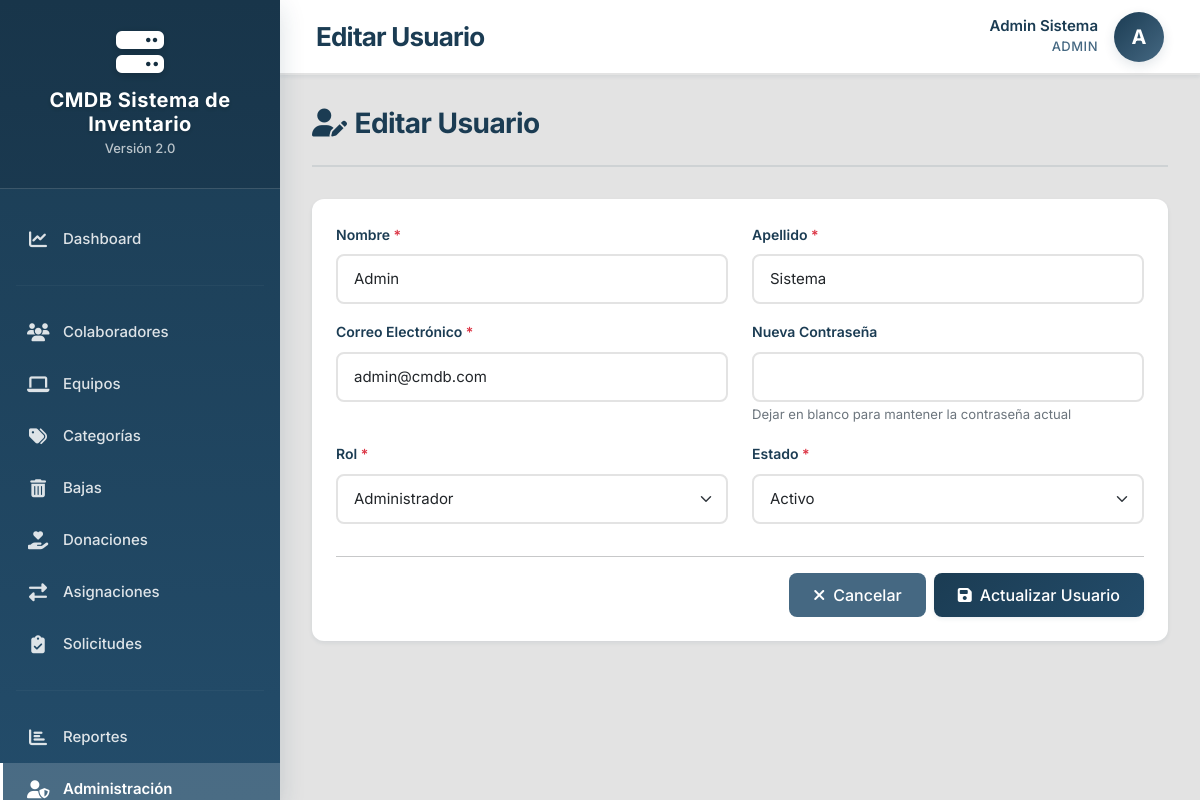
/public/index.php?route=usuarios&action=editar&id=1 (signed in), run on the app's committed database.
### tables this page shows
CREATE TABLE IF NOT EXISTS `usuarios` (
  `id` int NOT NULL AUTO_INCREMENT,
  `nombre` varchar(100) NOT NULL,
  `apellido` varchar(100) NOT NULL,
  `email` varchar(150) NOT NULL,
  `password` varchar(255) NOT NULL,
  `rol` enum('admin','colaborador') NOT NULL DEFAULT 'colaborador',
  `estado` enum('activo','inactivo') NOT NULL DEFAULT 'activo',
  `foto_perfil` varchar(255) DEFAULT NULL,
  `created_at` timestamp NULL DEFAULT CURRENT_TIMESTAMP,
  `updated_at` timestamp NULL DEFAULT CURRENT_TIMESTAMP ON UPDATE CURRENT_TIMESTAMP,
  PRIMARY KEY (`id`),
  UNIQUE KEY `email` (`email`),
  KEY `idx_email` (`email`),
  KEY `idx_rol` (`rol`),
  KEY `idx_estado` (`estado`)
);

### src/Controllers/UsuarioController.php (called while the page is built, shortened)
<?php
class UsuarioController extends BaseController
{
    private $usuarioModel;
    public function __construct() {
        $this->usuarioModel = new Usuario();
    }
    public function editar() {
        $id = $_GET['id'] ?? null;
        $usuario = $this->usuarioModel->find($id);
        $this->render('Views/usuarios/editar.php', [
            'pageTitle' => 'Editar Usuario',
            'usuario' => $usuario
        ]);
    }
}

### public/index.php (called while the page is built, shortened)
<?php
require_once '../src/Core/helpers.php';
require_once '../config/database.php';
try {
    $action = $_GET['action'] ?? 'index';
    $controller = new $controllerClass();
    $controller->$action();
} catch (Throwable $e) {
    if ($e->getCode() === 404) {
        http_response_code(404);
        echo "<h1>404 - Página no encontrada</h1>";
        echo "<p>" . htmlspecialchars($e->getMessage()) . "</p>";
    } else {
        handleException($e);
    }
    exit;
}

### src/Core/Database.php (called while the page is built, shortened)
<?php
class Database
{
    private static $instance = null;
    private $connection;
    private function __construct() {
        try {
            $dsn = 'mysql:host=' . DB_HOST . ';dbname=' . DB_NAME . ';charset=' . DB_CHARSET;
            $this->connection = new PDO($dsn, DB_USER, DB_PASS, [
                PDO::ATTR_ERRMODE => PDO::ERRMODE_EXCEPTION,
                PDO::ATTR_DEFAULT_FETCH_MODE => PDO::FETCH_ASSOC,
                PDO::ATTR_EMULATE_PREPARES => false,
            ]);
        } catch (PDOException $e) {
            throw new \Exception("Error de conexión a la base de datos: " . $e->getMessage());
        }
    }
    public static function getInstance() {
        if (self::$instance === null) {
            self::$instance = new self();
        }
        return self::$instance;
    }
    public function getConnection() {
        return $this->connection;
    }
}

### src/Models/Model.php (called while the page is built, shortened)
<?php
class Model
{
    protected $db;
    protected $table;
    protected $primaryKey = 'id';
    public function __construct() {
        $this->db = Database::getInstance()->getConnection();
    }
    public function find($id) {
        $stmt = $this->db->prepare("SELECT * FROM {$this->table} WHERE {$this->primaryKey} = ?");
        $stmt->execute([$id]);
        return $stmt->fetch();
    }
}

### src/Core/helpers.php (called while the page is built, shortened)
<?php
function hasRole($role) {
    return isset($_SESSION['user_role']) && $_SESSION['user_role'] === $role;
}
function currentUser() {
    return [
        'id' => $_SESSION['user_id'] ?? null,
        'nombre' => $_SESSION['user_nombre'] ?? '',
        'apellido' => $_SESSION['user_apellido'] ?? '',
        'email' => $_SESSION['user_email'] ?? '',
        'rol' => $_SESSION['user_role'] ?? '',
    ];
}
function e($string) {
    return htmlspecialchars($string ?? '', ENT_QUOTES, 'UTF-8');
}

### src/Views/usuarios/editar.php (the view, shortened to what this page needs)
<div class="page-header">
    <h2><i class="fas fa-user-edit me-2"></i>Editar Usuario</h2>
</div>
<div class="card">
    <div class="card-body">
        <form method="POST" action="index.php?route=usuarios&action=actualizar">
            <div class="row">
                <div class="col-md-6 mb-3">
                    <label for="nombre" class="form-label">Nombre <span class="text-danger">*</span></label>
                    <input type="text"
                           class="form-control"
                           id="nombre"
                           name="nombre"
                           value="<?= e($usuario['nombre']) ?>"
                           required
                           maxlength="100">
                </div>
                <div class="col-md-6 mb-3">
                    <label for="apellido" class="form-label">Apellido <span class="text-danger">*</span></label>
                    <input type="text"
                           class="form-control"
                           id="apellido"
                           name="apellido"
                           value="<?= e($usuario['apellido']) ?>"
                           required
                           maxlength="100">
                </div>
            </div>
            <div class="row">
                <div class="col-md-6 mb-3">
                    <label for="email" class="form-label">Correo Electrónico <span class="text-danger">*</span></label>
                    <input type="email"
                           class="form-control"
                           id="email"
                           name="email"
                           value="<?= e($usuario['email']) ?>"
                           required>
                </div>
                <div class="col-md-6 mb-3">
                    <label for="password" class="form-label">Nueva Contraseña</label>
                    <input type="password"
                           class="form-control"
                           id="password"
                           name="password"
                           minlength="6">
                    <small class="text-muted">Dejar en blanco para mantener la contraseña actual</small>
                </div>
            </div>
            <div class="row">
                <div class="col-md-6 mb-3">
                    <label for="rol" class="form-label">Rol <span class="text-danger">*</span></label>
                    <select class="form-select" id="rol" name="rol" required>
                        <option value="admin" <?= $usuario['rol'] === 'admin' ? 'selected' : '' ?>>Administrador</option>
                    </select>
                </div>
                <div class="col-md-6 mb-3">
                    <label for="estado" class="form-label">Estado <span class="text-danger">*</span></label>
                    <select class="form-select" id="estado" name="estado" required>
                        <option value="activo" <?= $usuario['estado'] === 'activo' ? 'selected' : '' ?>>Activo</option>
                    </select>
                </div>
            </div>
            <hr>
            <div class="d-flex justify-content-end gap-2">
                <a href="index.php?route=usuarios" class="btn btn-secondary">
                    <i class="fas fa-times me-2"></i>Cancelar
                </a>
                <button type="submit" class="btn btn-primary">
                    <i class="fas fa-save me-2"></i>Actualizar Usuario
                </button>
            </div>
        </form>
    </div>
</div>

### src/Views/layouts/main.php (shortened to what this page needs)
<!DOCTYPE html>
<html lang="es">
<head>
    <link href="https://cdn.jsdelivr.net/npm/bootstrap@5.3.0/dist/css/bootstrap.min.css" rel="stylesheet"
>
    <link rel="stylesheet" href="https://cdnjs.cloudflare.com/ajax/libs/font-awesome/6.4.0/css/all.min.css"
 />
    <link href="https://cdn.jsdelivr.net/npm/sweetalert2@11/dist/sweetalert2.min.css" rel="stylesheet">
    <link rel="stylesheet" href="https://cdn.datatables.net/1.13.6/css/dataTables.bootstrap5.min.css">
    <link rel="stylesheet" href="assets/css/custom.css">
</head>
<body>
<aside class="sidebar" id="sidebar">
    <div class="sidebar-brand">
        <i class="fas fa-server"></i>
        <h4><?= APP_NAME ?></h4>
        <small>Versión <?= APP_VERSION ?></small>
    </div>
    <nav class="sidebar-menu" role="navigation" aria-label="Menú principal">
        <a href="index.php?route=dashboard"
           class="<?= ($_GET['route'] ?? 'dashboard') === 'dashboard' ? 'active' : '' ?>">
            <i class="fas fa-chart-line"></i>
            <span>Dashboard</span>
        </a>
        <hr class="sidebar-divider">
        <a href="index.php?route=colaboradores"
            class="<?= ($_GET['route'] ?? '') === 'colaboradores' ? 'active' : '' ?>">
            <i class="fas fa-users"></i>
            <span>Colaboradores</span>
        </a>
        <a href="index.php?route=equipos"
           class="<?= ($_GET['route'] ?? '') === 'equipos' ? 'active' : '' ?>">
            <i class="fas fa-laptop"></i>
            <span>Equipos</span>
        </a>
        <a href="index.php?route=categorias"
           class="<?= ($_GET['route'] ?? '') === 'categorias' ? 'active' : '' ?>">
            <i class="fas fa-tags"></i>
            <span>Categorías</span>
        </a>
        <a href="index.php?route=bajas"
           class="<?= ($_GET['route'] ?? '') === 'bajas' ? 'active' : '' ?>">
            <i class="fas fa-trash-alt"></i>
            <span>Bajas</span>
        </a>
        <a href="index.php?route=donaciones"
           class="<?= ($_GET['route'] ?? '') === 'donaciones' ? 'active' : '' ?>">
            <i class="fas fa-hand-holding-heart"></i>
            <span>Donaciones</span>
        </a>
        <a href="index.php?route=asignaciones"
           class="<?= ($_GET['route'] ?? '') === 'asignaciones' ? 'active' : '' ?>">
            <i class="fas fa-exchange-alt"></i>
            <span>Asignaciones</span>
        </a>
        <a href="index.php?route=necesidades"
           class="<?= ($_GET['route'] ?? '') === 'necesidades' ? 'active' : '' ?>">
            <i class="fas fa-clipboard-check"></i>
            <span>Solicitudes</span>
        </a>
        <hr class="sidebar-divider">
        <a href="index.php?route=reportes"
           class="<?= ($_GET['route'] ?? '') === 'reportes' ? 'active' : '' ?>">
            <i class="fas fa-chart-bar"></i>
            <span>Reportes</span>
        </a>
        <?php if (hasRole(ROLE_ADMIN)): ?>
            <a href="index.php?route=usuarios"
               class="<?= ($_GET['route'] ?? '') === 'usuarios' ? 'active' : '' ?>">
                <i class="fas fa-user-shield"></i>
                <span>Administración</span>
            </a>
        <?php endif; ?>
    </nav>
</aside>
    <main class="main-content">
        <header class="header">
            <div class="header-title">
                <h1><?= $pageTitle ?? 'Dashboard' ?></h1>
            </div>
            <div class="user-menu">
                <div class="user-info">
                    <div class="name">
                        <?= e(currentUser()['nombre'] . ' ' . currentUser()['apellido']) ?>
                    </div>
                    <div class="role">
                        <?= e(ucfirst(currentUser()['rol'])) ?>
                    </div>
                </div>
                <div class="user-avatar" title="<?= e(currentUser()['nombre']) ?>">
                    <?= strtoupper(substr(currentUser()['nombre'], 0, 1)) ?>
                </div>
            </div>
        </header>
        <div class="content-area">
            <?= $content ?>
        </div>
    </main>
</body>
</html>

### data on the page
usuarios: nombre+apellido "Admin Sistema", rol "ADMIN", nombre "A", nombre "Admin", apellido "Sistema", email "admin@cmdb.com", rol "Administrador", estado "Activo"

### other printed values
APP_NAME "CMDB Sistema de Inventario"
APP_VERSION "2.0"
$pageTitle "Editar Usuario"
